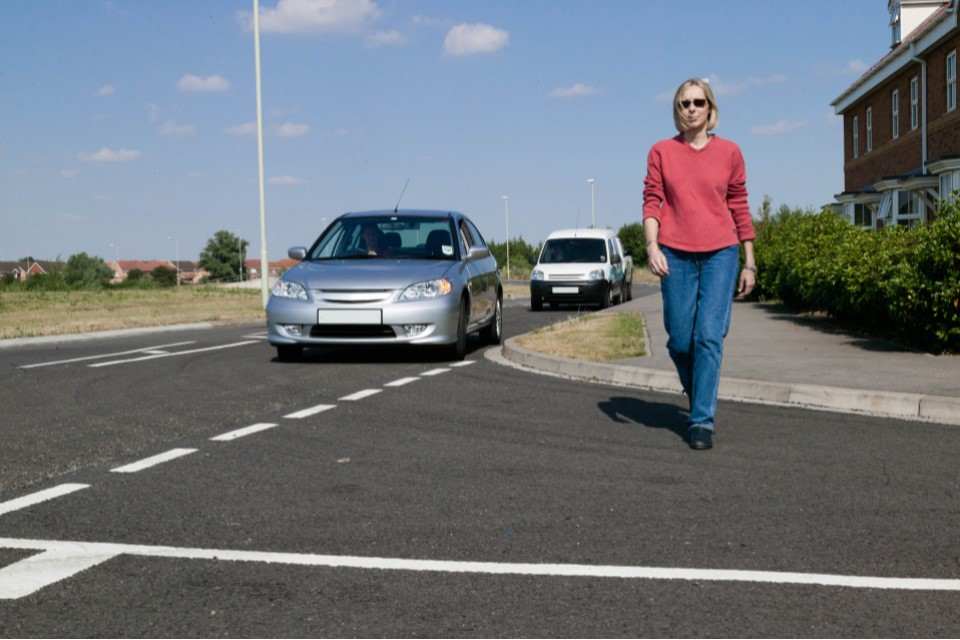
#> input picture NetApp_ros2_src/assets/test_image.jpg, 960 x 640 px, given in place of test_video.mp4, which was not available
$ python test_haarcascade.py
#> lines starting #> are read from the running program, lines starting #| are printed output that depends on the picture; after the words box and inside, x2 and y2 are one past the last pixel; in counts of white or black regions, pixels touching at a corner belong together; pictures that were not available may be replaced by others from this repository, and a replacement may not be noted

import cv2

# Load the cascade
# face_cascade = cv2.CascadeClassifier('assets/haarcascade_frontalface_extended.xml')
face_cascade = cv2.CascadeClassifier('assets/haarcascade_frontalface_default.xml')

# To capture video from webcam.
# cap = cv2.VideoCapture(0)
# To use a video file as input
cap = cv2.VideoCapture('assets/test_video.mp4')

while True:
    # Read the frame
    _, img = cap.read()
#> img is the input picture: shape (640, 960, 3); mean B, G, R 123.4, 116.9, 110.8

    img = cv2.resize(img, (1280,720))
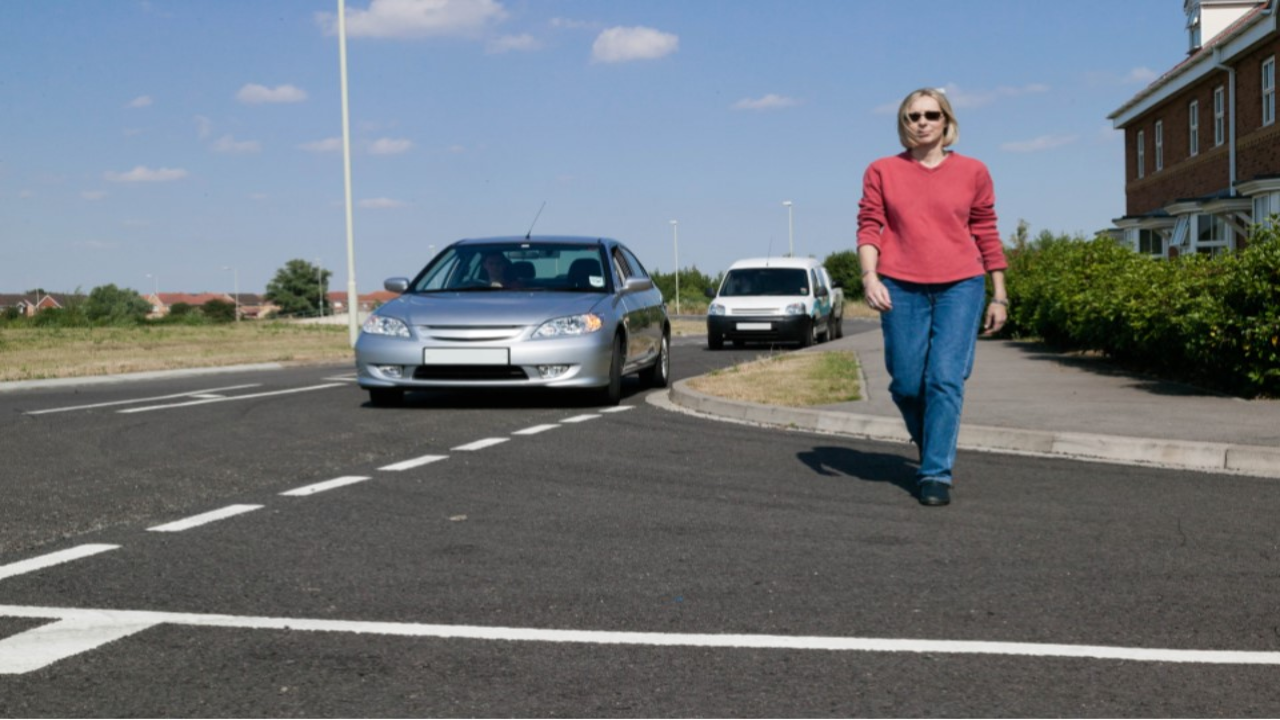
#> img: shape (720, 1280, 3); mean B, G, R 123.3, 116.8, 110.7
    # Convert to grayscale
    gray = cv2.cvtColor(img, cv2.COLOR_BGR2GRAY)
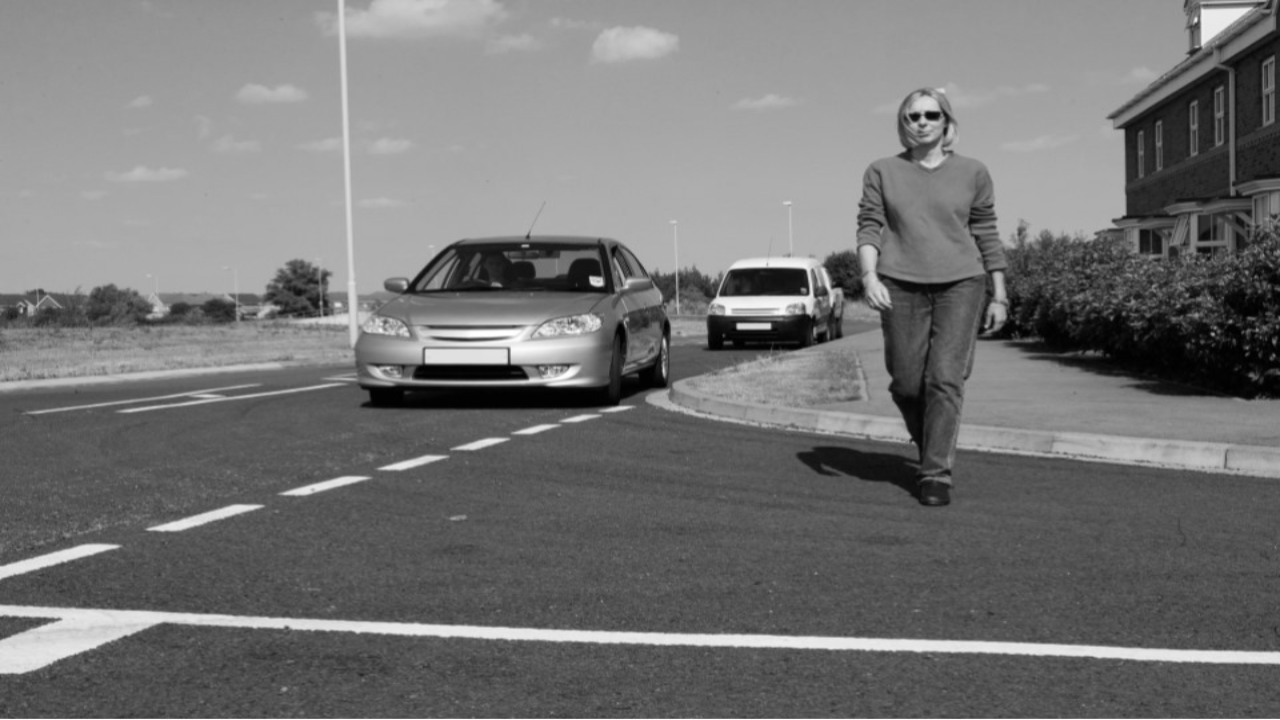
#> gray: shape (720, 1280); min 0, max 255, mean 115.8

    # gray = cv2.resize(gray,(640,360))
    # Detect the faces
    faces = face_cascade.detectMultiScale(gray, 1.35, 4)
#> faces = [[894, 95, 59, 59]]
    # Draw the rectangle around each face
    for (x, y, w, h) in faces:
        cv2.rectangle(img, (x, y), (x+w, y+h), (255, 0, 0), 2)
#> this loop made 1 pass
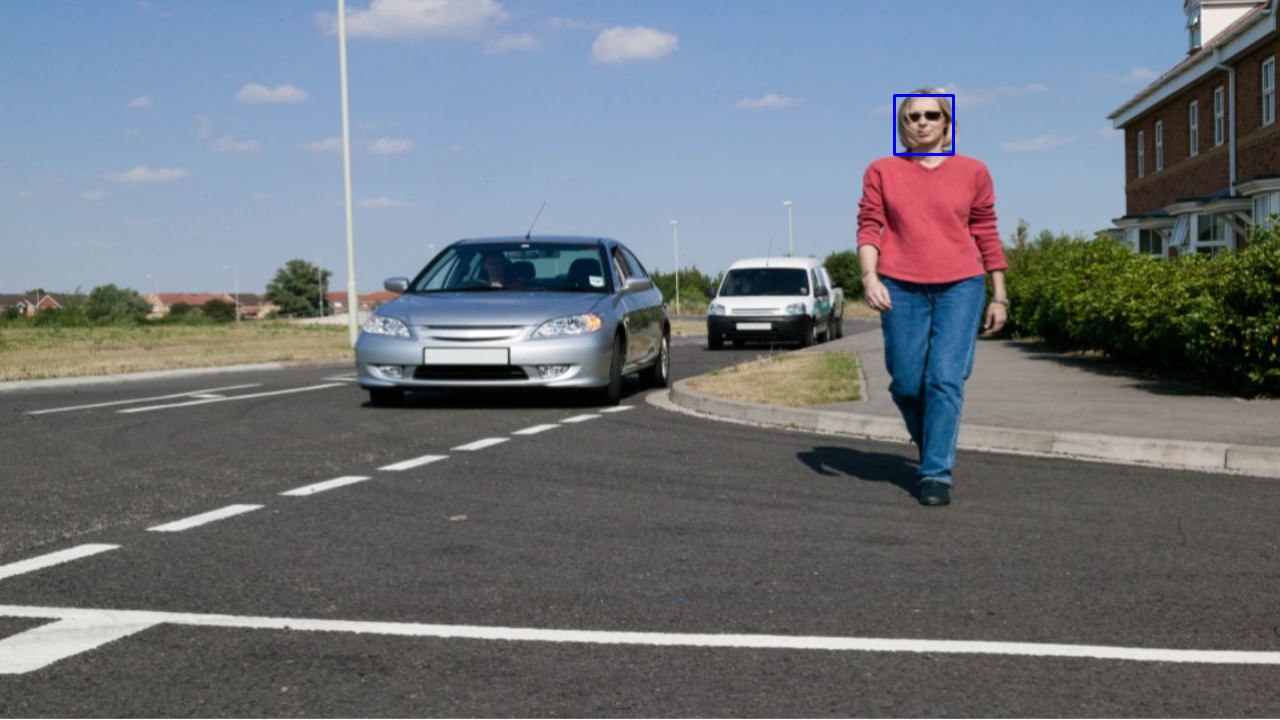
#> img: shape (720, 1280, 3); 0.08% of pixels changed, all inside (x1, y1, x2, y2) = (893, 94, 955, 156)
    # Display
    cv2.imshow('img', img)
    print(type(img))
#| <class 'numpy.ndarray'>
    # Stop if escape key is pressed
    k = cv2.waitKey(30) & 0xff
#> (key Esc is pressed here)
    if k==27:
        break
# Release the VideoCapture object
cap.release()
